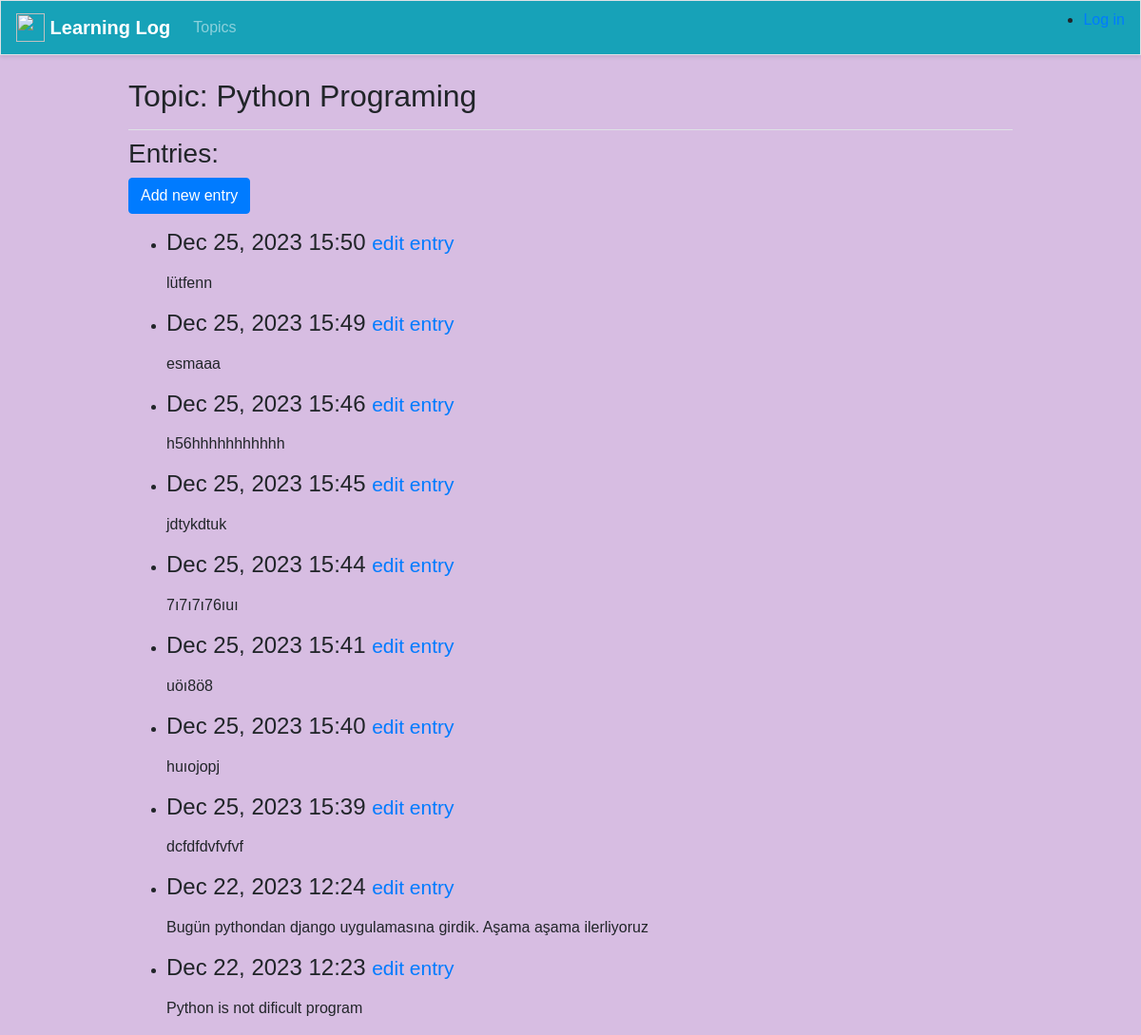
Page /topics/1/ on the earlier database version.
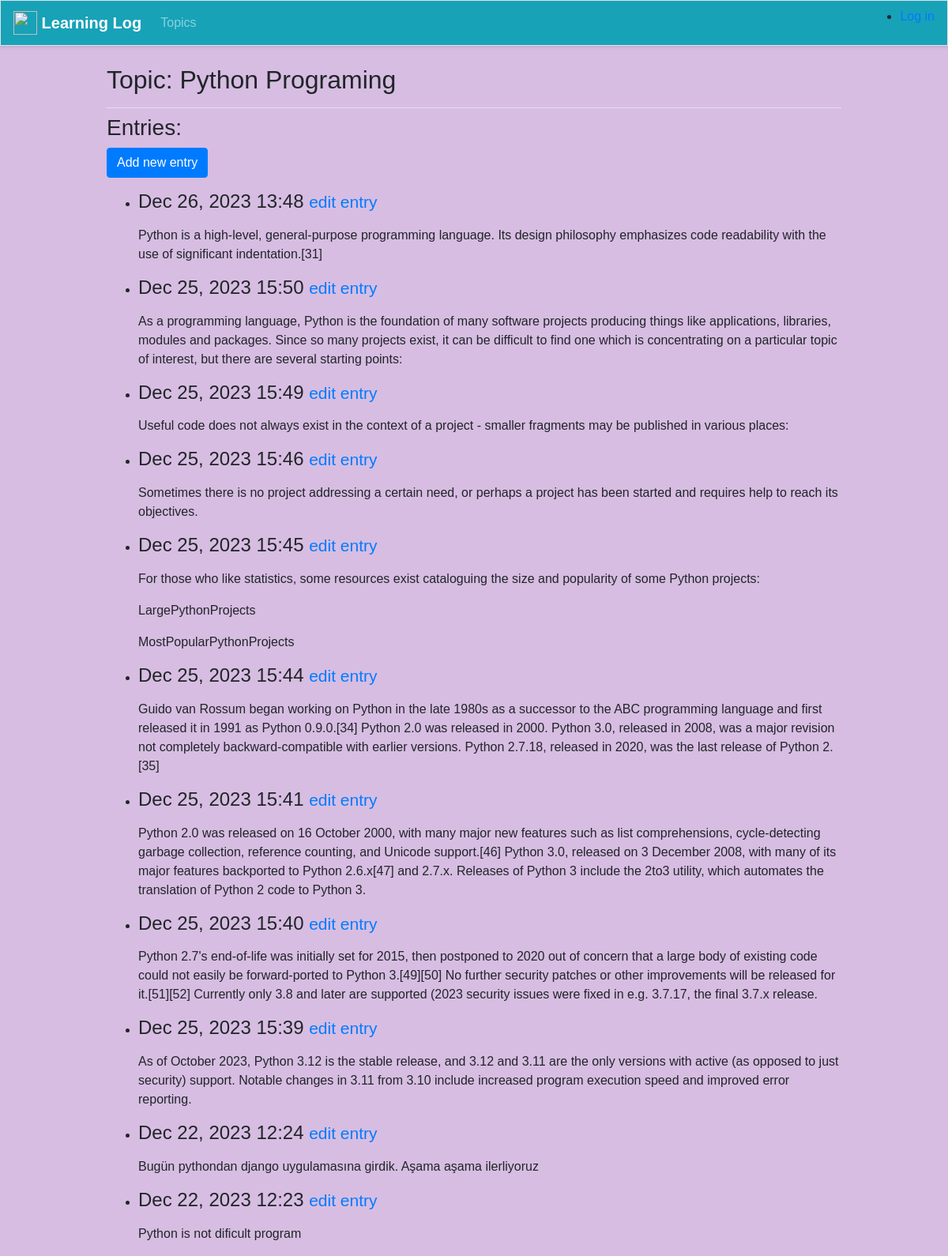
Same page on the later database version.
### learning_logs/models.py (models this page shows, shortened)
class Topic(models.Model):
    text= models.CharField(max_length=200)  #text adında bir Charfield tanımlıyoruz ve bu veri tabanında bir sütun oluşturur
    date_added = models.DateTimeField(auto_now_add=True)
    def __str__(self):
        return self.text

class Entry(models.Model):
    topic=models.ForeignKey(Topic, on_delete=models.CASCADE)
    text=models.TextField()
    date_added = models.DateTimeField(auto_now_add=True) # Entry nin oluşturulduğu zaman
    class Meta:
        verbose_name_plural = 'entries'

### learning_logs/views.py (the view)
# urls.py: path('topics/<int:topic_id>/', views.topic, name='topic'),
def topic(request, topic_id):
    topic = Topic.objects.get(id=topic_id)
    entries = topic.entry_set.order_by('-date_added')
    context = {'topic': topic, 'entries': entries}
    return render(request, 'Learning_logs/topic.html', context)

### learning_logs/templates/learning_logs/topic.html
{% extends 'learning_logs/base.html' %}
{% block page_header %}
        <h2>Topic: {{ topic }}</h2>
{% endblock page_header %}
{% block content %}
    <h3>Entries:</h3>
    <p>
        <a href="{% url 'learning_logs:new_entry' topic.id %}" class="btn btn-primary">
            Add new entry</a>
    </p>
    <ul>
        {% for entry in entries %}
           <li>
               <h4>{{ entry.date_added | date:'M d, Y H:i' }}
                   <small><a href="{% url 'learning_logs:edit_entry' entry.id %}">edit entry</a></small>
               </h4>
               <p>{{ entry.text | linebreaks }}</p>
           </li>
        {% empty %}
           <li>There are no entries for this topic yet.</li>
        {% endfor %}
    </ul>
{% endblock content %}

### learning_logs/templates/learning_logs/base.html (shortened to what this page needs)
{% load bootstrap4 %}
<html lang="en">
<head>
    {% bootstrap_css %}
</head>
<body>
  <nav class="navbar navbar-expand-md navbar-dark bg-info mb-4 border">
    <a class="navbar-brand" href="{% url 'learning_logs:index' %}">
        <img src="http://www.clker.com/cliparts/b/e/e/e/11949839881243335407note.svg.med.png" width="30" height="30" class="d-inline-block align-top" alt="">
        Learning Log
    </a>
    <div class="collapse navbar-collapse" id="navbarCollapse">
     <ul class="navbar-nav mr-auto">
      <li class="nav-item">
       <a class="nav-link" href="{% url 'learning_logs:topics'%}">Topics</a></li>
     </ul>
     <ul>
         {% if user.is_authenticated %}
            <li>
                Hello, {{ user.username }}.
            </li>
            <li>
                <a href="{% url 'users:logout' %}"> log out</a>
            </li>
         {% else %}
             <li>
                 <a href="{% url 'users:login' %}">Log in</a>
             </li>
         {% endif %}
     </ul>
    </div>
  </nav>
  <main role="main" class="container">
   <div class="pb-2 mb-2 border-bottom">
    {% block page_header %}{% endblock page_header %}
    </div>
    <div>
     {% block content %}{% endblock content %}
    </div>
  </main>
</body>
</html>

### learning_logs/templates/learning_logs/base.html (style rules this page uses)
body { font-family: Arial, sans-serif; background-color: #D7BDE2 ; }
.navbar { box-shadow: 0 2px 4px rgba(0, 0, 0, 0.1); }
.navbar-brand { font-weight: bold; }
.container { max-width: 960px; }
.border-bottom { border-bottom: 1px solid #e5e5e5; }

Differences in the rows shown:
added Entry: date_added "Dec 26, 2023 13:48", text "Python is a high-level, general-purpose programming language. Its design philosophy emphasizes code readability with the use of significant indentation.[31]"
changed Entry: text "lütfenn" → "As a programming language, Python is the foundation of many software projects producing things like applications, libraries, modules and packages. Since so many projects exist, it can be difficult to find one which is concentrating on a particular topic of interest, but there are several starting points:"
changed Entry: text "esmaaa" → "Useful code does not always exist in the context of a project - smaller fragments may be published in various places:"
changed Entry: text "h56hhhhhhhhhhh" → "Sometimes there is no project addressing a certain need, or perhaps a project has been started and requires help to reach its objectives."
changed Entry: text "jdtykdtuk" → "For those who like statistics, some resources exist cataloguing the size and popularity of some Python projects: LargePythonProjects MostPopularPythonProjects"
changed Entry: text "7ı7ı7ı76ıuı" → "Guido van Rossum began working on Python in the late 1980s as a successor to the ABC programming language and first released it in 1991 as Python 0.9.0.[34] Python 2.0 was released in 2000. Python 3.0, released in 2008, was a major revision not completely backward-compatible with earlier versions. Python 2.7.18, released in 2020, was the last release of Python 2.[35]"
changed Entry: text "uöı8ö8" → "Python 2.0 was released on 16 October 2000, with many major new features such as list comprehensions, cycle-detecting garbage collection, reference counting, and Unicode support.[46] Python 3.0, released on 3 December 2008, with many of its major features backported to Python 2.6.x[47] and 2.7.x. Releases of Python 3 include the 2to3 utility, which automates the translation of Python 2 code to Python 3."
changed Entry: text "huıojopj" → "Python 2.7's end-of-life was initially set for 2015, then postponed to 2020 out of concern that a large body of existing code could not easily be forward-ported to Python 3.[49][50] No further security patches or other improvements will be released for it.[51][52] Currently only 3.8 and later are supported (2023 security issues were fixed in e.g. 3.7.17, the final 3.7.x release."
changed Entry: text "dcfdfdvfvfvf" → "As of October 2023, Python 3.12 is the stable release, and 3.12 and 3.11 are the only versions with active (as opposed to just security) support. Notable changes in 3.11 from 3.10 include increased program execution speed and improved error reporting."
